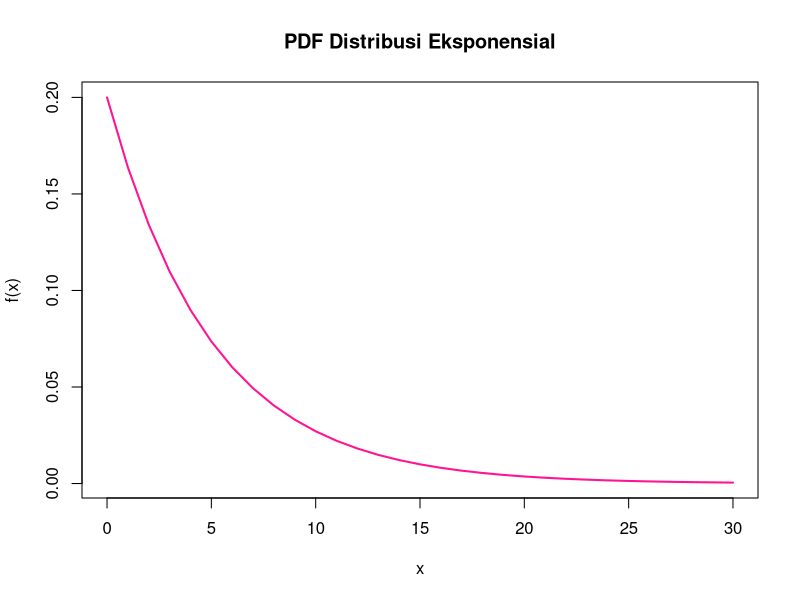
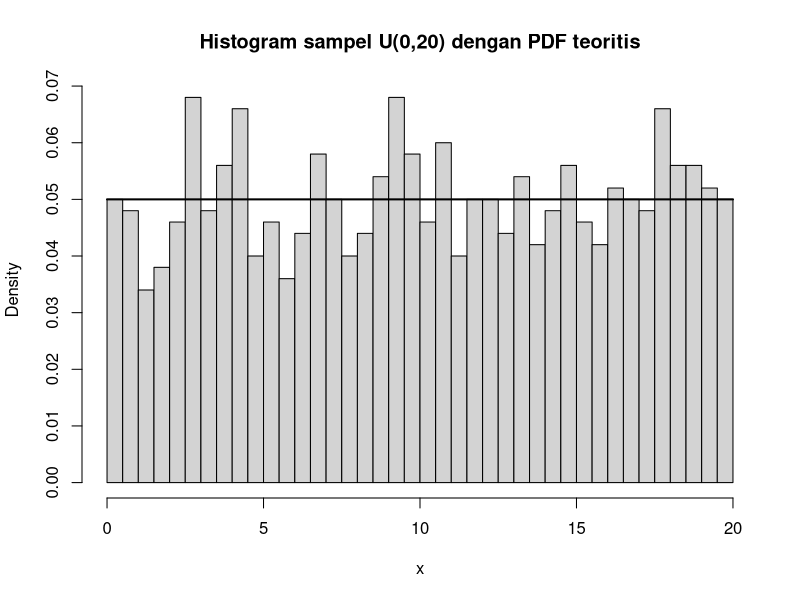
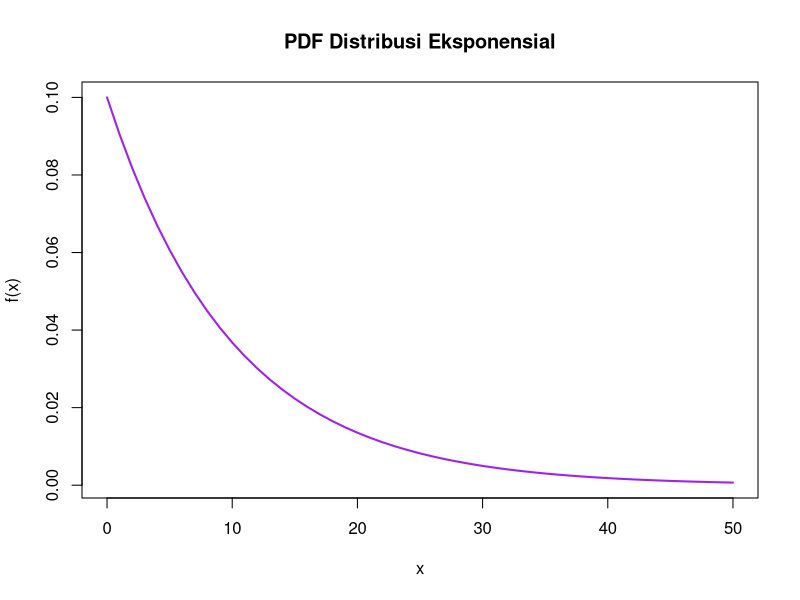
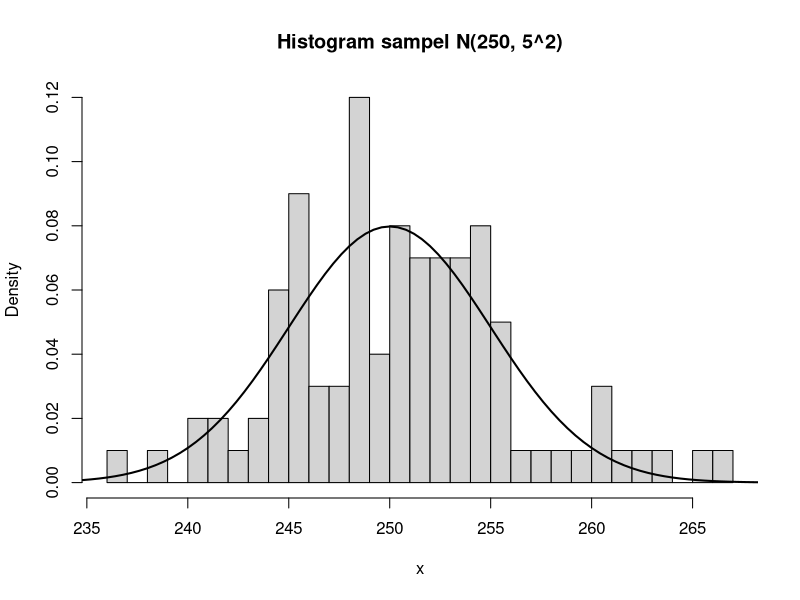

Recreate these plots in R, in order.
## Tugas Komputasi Statistika ~ Pertemuan 5
## Nama : Dwi Arta Pratiwi Silalahi
## NIM : 3338250003

## Soal 1 (Sebaran Eksponensial)
# Contoh: Eksponensial dengan lambda = 0.2
lambda <- 0.2

# Peluang P(X > 5)
pexp(5, rate = lambda, lower.tail = FALSE)

# Simulasi data
n <- 100
x <- rexp(n, rate = lambda)

# Statistik sampel
mean(x)
var(x)

# MLE untuk lambda
(lambda_hat <- n / sum(x))

# Plot PDF
x_dexp <- seq(0, 30, by = 1)
y_dexp <- dexp(x_dexp, rate = lambda)
plot(x_dexp, y_dexp, type="l", col="deeppink", lwd=2,
     main="PDF Distribusi Eksponensial",
     xlab="x", ylab="f(x)")

## Soal 2 (Sebaran Uniform Kontinu)
# Contoh: Uniform pada interval [0, 20]
set.seed(2025)
n <- 1000
a <- 0
b <- 20

# Generate sampel
x <- runif(n, min = a, max = b)

# Nilai density / CDF / quantile contoh
d_values <- dunif(c(0, 10, 20), min = a, max = b)
p_values <- punif(c(0, 10, 20), min = a, max = b)
q_values <- qunif(c(0.25, 0.5, 0.75), min = a, max = b)

# Plot: histogram sampel + overlay PDF teoritis
hist(x, breaks = 30, probability = TRUE,
     main = "Histogram sampel U(0,20) dengan PDF teoritis",
     xlab = "x")
curve(dunif(x, min = a, max = b), from = a, to = b,
      add = TRUE, lwd = 2)

# Menampilkan ringkasan
mean(x)
var(x)

# Varians teoritis
(b-a)^2 / 12

## Soal 3 (Sebaran Eksponensial)
# Contoh: Eksponensial dengan lambda = 0.1
lambda_true <- 0.1

# Peluang P(X < 5)
pexp(5, rate = lambda_true)

# Simulasi data
n <- 100
x <- rexp(n, rate = lambda_true)

# Statistik sampel
mean(x)
var(x)

# MLE untuk lambda
(lambda_hat <- n / sum(x))

# Plot PDF
x_dexp <- seq(0, 50, by = 1)
y_dexp <- dexp(x_dexp, rate = lambda_true)
plot(x_dexp, y_dexp, type="l", col="purple", lwd=2,
     main="PDF Distribusi Eksponensial",
     xlab="x", ylab="f(x)")

## Soal 4 (Sebaran Normal (Gaussian))
# Contoh: Normal dengan mu = 250, sigma = 5
n <- 100
mu <- 250
sigma <- 5

# Proporsi produk underweight
pnorm(240, mean = mu, sd = sigma)

# Simulasi data
x <- rnorm(n, mean = mu, sd = sigma)

# Statistik sampel
(x_bar <- mean(x))
(mle_sigma2 <- mean((x - x_bar)^2))
(sd_sample <- sd(x))

# Plot: histogram + overlay PDF teoritis
hist(x, breaks = 30, probability = TRUE,
     main = "Histogram sampel N(250, 5^2)",
     xlab = "x")
curve(dnorm(x, mean = mu, sd = sigma),
      from = mu-4*sigma, to = mu+4*sigma,
      add = TRUE, lwd = 2)
